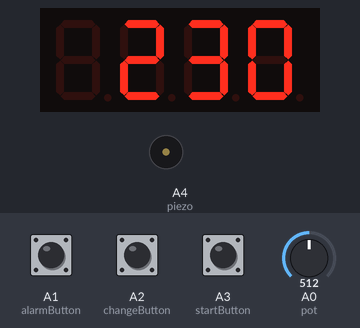
Bench run of a program on a simulated Arduino Uno, built with avr-gcc and run on an emulated ATmega328P. Shown: 4-digit seven-segment display, buzzer (waves = sounding, pin HIGH). The test bench sets the inputs (shaded band); at power-on: A3 (startButton) LOW, A0 (pot) = 512, A1 (alarmButton) LOW, A2 (changeButton) LOW.

Above: at 1.2 s.
1.3 s: A3 (startButton) pulled HIGH for 0.15 s
At 3.0 s:
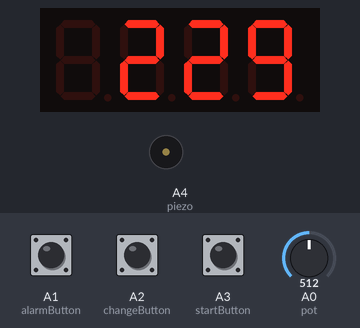
At 4.6 s:
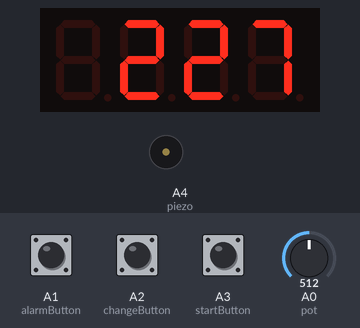
Timing chart, 0 to 6.1 s (numbered marks = the images above; inputs shaded):
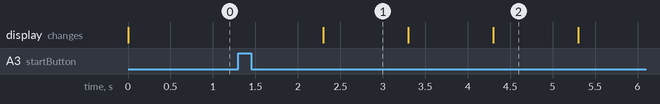

Measured:
- after the input at 1.3 s, the display: changes after 1.0 s (image 1)

The program:

main.cpp
```cpp
#include <Arduino.h>
#include "SevSeg.h"

SevSeg sevseg;

// set constants
const int pot = A0;           // potentiometer
const int startButton = A3;   // stop/start button
const int changeButton = A2;  // when stopped, adjust countdown time
const int piezo = A4;         // buzzer
const int alarmButton = A1;   // alarm cutout

int potValue = 0;

int changeVal = 0;  // High/Low from alarm change button when timing = false
int startVal = 0;   // High/Low reading from stop start button
int lastChange = 0; // extra variable to define state of countdown
int lastStart = 0;  // 0 when low, and 1 when high for both change and start
int lastAlarm = 0;

long beepTime = 0;

long potTime = 0;
long countdownTime = 0;

int minutes = 0;
int seconds = 0;
long previousTime = 0; // track millis

int mode = 0; // mode 0 set time, mode 1 run, mode 2 pause, mode 3 alarm

void setup() {
  Serial.begin(9600);
  pinMode(startButton, INPUT);
  pinMode(changeButton, INPUT);
  pinMode(alarmButton, INPUT);
  pinMode(piezo, OUTPUT);

  byte numDigits = 4;
  byte digitPins[] = {10, 11, 12, 13};
  byte segmentPins[] = {9, 2, 3, 5, 6, 8, 7, 4};
  bool resistorsOnSegments = true;
  byte hardwareConfig = COMMON_CATHODE;

  sevseg.begin(
    hardwareConfig,
    numDigits,
    digitPins,
    segmentPins,
    resistorsOnSegments,
    false
  );
  sevseg.setBrightness(100);
}

void loop() {
  startVal = digitalRead(startButton);
  changeVal = digitalRead(changeButton);
  int alarmVal = digitalRead(alarmButton);
  sevseg.refreshDisplay();

  switch (mode) {
    case 0: // time mode

      // if (changeVal == HIGH && lastChange == LOW) { // change button activated
      potTime = map(analogRead(pot), 0, 1023, 0, 300); // 0-5 minutes, this is the map that sets the time
      //if you want the time to be larger, we can increase the 300
      countdownTime = potTime;
      // }

      if (startVal == HIGH && lastStart == LOW && countdownTime > 0) { // when the start button is pressed, the timer will start to go down.
        previousTime = millis();
        mode = 1;
      }
      break;

    case 1: // running mode
      if (millis() - previousTime >= 1000) { // checks to see if 1 second has passed, this maintains the one second countdown without the use of delay()
        previousTime = previousTime + 1000;

        //once the countdown reaches 0, it switches to mode 3 (alarm mode)
        if (countdownTime > 0) {
          countdownTime = countdownTime - 1;
        } else {
          beepTime = 0;
          mode = 3;
        }
      }

      if (startVal == HIGH && lastStart == LOW) { // pauses the clock if the pause button is pressed
        mode = 2;
      }
      break;

    case 2: // when paused
      if (startVal == HIGH && lastStart == LOW) { // resume the alarm from where it is
        previousTime = millis();
        mode = 1;
      }

      if (changeVal == HIGH && lastChange == LOW) { // change time to the original set time
        mode = 0;
      }
      break;

    case 3: // alarming
      if (beepTime == 0) { //beep
        tone(piezo, 2500, 250);
        beepTime = millis();
      }

      if (millis() - beepTime >= 3000) { // after 3 seconds from the start of the first beep, it play another beep.
        // if you want to decrease the beeping interval, you must change this 3000 value to something else.
        tone(piezo, 2500, 250);
        beepTime = millis(); // resets the count
      }

      Serial.println("The alarm is on. Please press the alarm button to turn off.");

      if (alarmVal == HIGH && lastAlarm == LOW) { // if alarm off button pressed
        noTone(piezo);
        countdownTime = 0;
        beepTime = 0;
        mode = 0;
      }
      break;
  }

  lastStart = startVal;
  lastChange = changeVal;
  lastAlarm = alarmVal;

  minutes = countdownTime / 60;
  seconds = countdownTime % 60;

  int number = (minutes * 100) + seconds;
  sevseg.setNumber(number);
}
```
